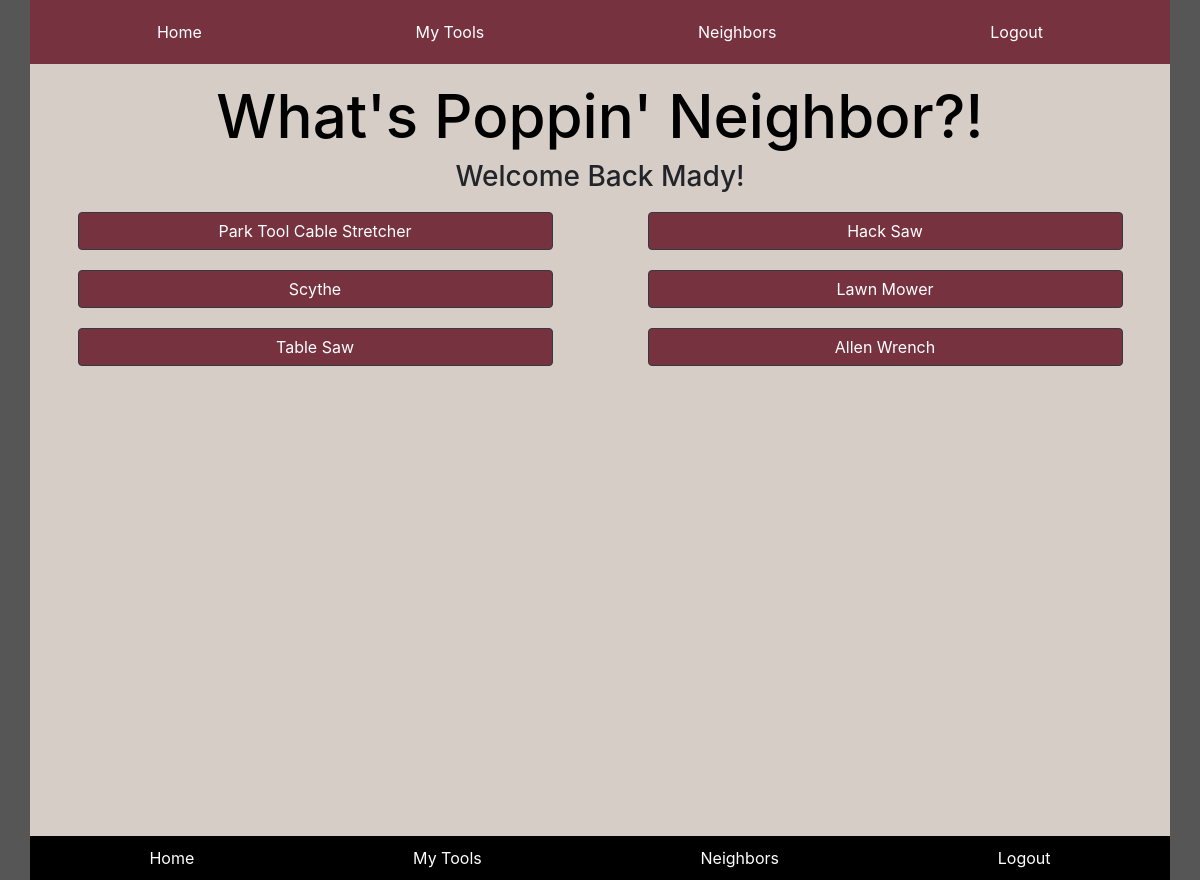
The page / (signed in) on the database its author committed.
### tools/models.py (models this page shows, shortened)
class Tool(models.Model):
    TYPES = [
        ('Automobile', 'Auto'),
        ('Plumbing', 'Plumbing'),
        ('Bike', 'Bike'),
        ('Yard', 'Yard'),
        ('Woodworking', 'Woodworking'),
    ]
    BOOL = [
    (True, 'Yes'),
    (False, 'No')
]
    owner = models.ForeignKey(User, on_delete=models.CASCADE, null=True)
    tool = models.CharField(max_length = 50, default = '')
    type = models.CharField(max_length = 30, choices=TYPES, default='AUTO')
    posted = models.DateField(default=datetime.date.today)
    available = models.BooleanField(choices=BOOL)

### tools/views.py (the view)
# urls.py: path('', views.IndexView.as_view(), name = 'index'),
class IndexView(generic.ListView):
    template_name = 'tools/index.html'
    model = Tool

### tools/templates/tools/index.html
{% extends 'base.html' %}
{% block content %}
<h1>What's Poppin' Neighbor?!</h1>
{% if request.user.username %}
<h3 id="greeting">Welcome Back {{request.user.username}}!</h3>
{% endif %}
<div class="row no-gutters">
{% for tools in object_list %}
    <a id='tool' class="col-md-5 btn btn-dark" href="{% url 'tools:detail' tools.id %}">{{tools.tool}}</a>
{% endfor %}
</div>
{% endblock content %}

### static/css/styles.css (style rules this page uses)
h1 { font-size: 60px; color: #000; text-align: center; }
body { background-color: #565656; }
#greeting { text-align: center; }
#tool { text-align: center; margin: 10px auto; }
.btn-dark { background-color: #76323F; }
.row { padding: 0; }

### rows shown on the page
Tool: tool "Park Tool Cable Stretcher"
Tool: tool "Hack Saw"
Tool: tool "Scythe"
Tool: tool "Lawn Mower"
Tool: tool "Table Saw"
Tool: tool "Allen Wrench"

### other values the page prints
{{ request.user.username }} "Mady"
